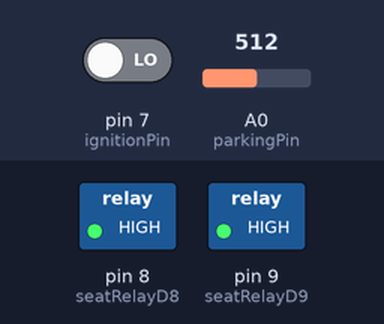
Simulated run of this sketch. Board: Arduino Uno, built with avr-gcc and run on an emulated ATmega328P. Parts: switched loads named in the sketch (green lamp = pin HIGH). The test bench sets the inputs (shaded band); at power-on: pin 7 (ignitionPin) LOW, A0 (parkingPin) = 512. EEPROM starts erased.

Above: at 1.2 s.
1.3 s: pin 7 (ignitionPin) driven HIGH
At 2.4 s:
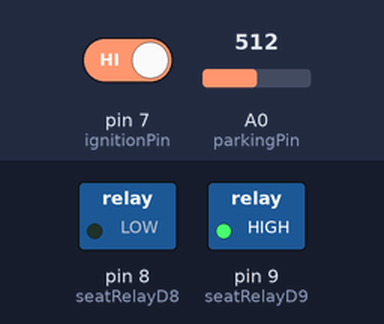
2.8 s: A0 (parkingPin) set to 933
4.3 s: A0 (parkingPin) set to 958
At 4.7 s:
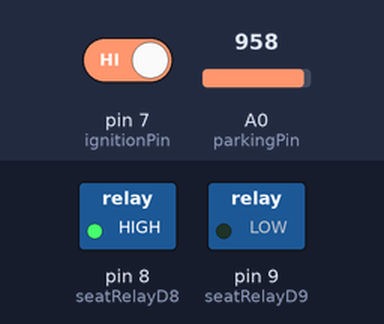
5.8 s: A0 (parkingPin) set to 940
At 7.0 s:
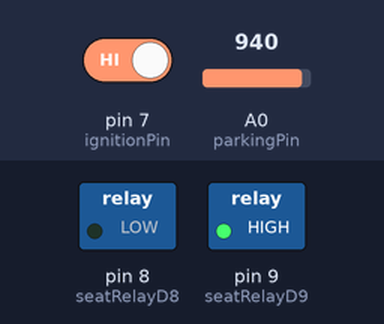
7.3 s: A0 (parkingPin) set to 960
At 8.1 s:
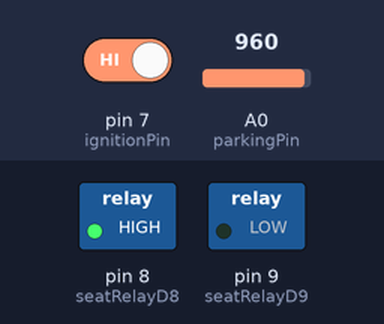
Timing chart, 0 to 12.1 s (numbered marks = the images above; inputs shaded):
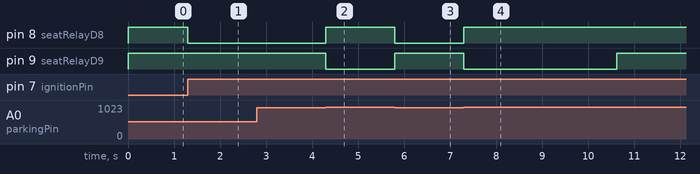

The sketch:

Auto_Seat.ino
```cpp
//
// last modify  2026-02-20
// Priority: ignition status -> parking status -> seat position
//
#include <EEPROM.h>

#define seatRelayD8 8   // HIGH = OFF, LOW = ON (상승 릴레이)
#define seatRelayD9 9   // HIGH = OFF, LOW = ON (하강 릴레이)
#define parkingPin A0   // 기어 PARKING 전압값 (RAW, 0~1023)
#define ignitionPin 7   // HIGH = IG1 ON, LOW = IG1 OFF

boolean ignitionState = LOW;
boolean parkingState = LOW;

float currentPos = 0.0;
float marginTime = 500.0;

unsigned long lastTime = 0;

void setup() {
  pinMode(parkingPin, INPUT);
  pinMode(ignitionPin, INPUT);

  pinMode(seatRelayD8, OUTPUT);
  pinMode(seatRelayD9, OUTPUT);

  seat(0);

  if (EEPROM.read(102) == 1) {
    currentPos = 5500.0;
    marginTime = 500.0;
  } else {
    currentPos = 0.0;
    marginTime = 500.0;
  }

  lastTime = millis();
}

void loop() {
  measurement();

  unsigned long currentTime = millis();
  unsigned long deltaTime = currentTime - lastTime;
  lastTime = currentTime;

  bool wantUp = (ignitionState == HIGH && parkingState == LOW);

  if (wantUp) {
    if (currentPos < 5500.0) {
      seat(1);
      currentPos += deltaTime;

      if (currentPos >= 5500.0) {
        currentPos = 5500.0;
        marginTime = 0.0;
      }
    } else {
      if (marginTime < 500.0) {
        seat(1);
        marginTime += deltaTime;
      } else {
        marginTime = 500.0;
        seat(0);
        EEPROM.update(102, 1);
      }
    }
  } else {
    if (currentPos > 0.0) {
      seat(-1);
      currentPos -= deltaTime * 1.1;

      if (currentPos <= 0.0) {
        currentPos = 0.0;
        marginTime = 0.0;
      }
    } else {
      if (marginTime < 500.0) {
        seat(-1);
        marginTime += deltaTime;
      } else {
        marginTime = 500.0;
        seat(0);
        EEPROM.update(102, 0);
      }
    }
  }
}

void setRelay(int relayPin, boolean state) {
  digitalWrite(relayPin, state ? LOW : HIGH);
}

void seat(int action) {
  if (action == 1) { // 상승
    setRelay(seatRelayD8, 1);
    setRelay(seatRelayD9, 0);
  } else if (action == -1) { // 하강
    setRelay(seatRelayD8, 0);
    setRelay(seatRelayD9, 1);
  } else { // 정지
    setRelay(seatRelayD8, 0);
    setRelay(seatRelayD9, 0);
  }
}

void measurement() {
  ignitionState = digitalRead(ignitionPin);
  parkingState = analogRead(parkingPin) >= 950 ? HIGH : LOW;
}
```

Measured:
- the behaviour switches between 949 and 950 on A0 (parkingPin) (found by bisection; images 1 and 2)
- after the input at 1.3 s, pin 8 (seatRelayD8): HIGH → LOW at once
- after the input at 2.8 s, every drawn part: stays the same
- after the input at 4.3 s, pin 8 (seatRelayD8): LOW → HIGH after 0.00 s instead of 1.4 s; pin 9 (seatRelayD9): HIGH → LOW at once
- after the input at 5.8 s, pin 8 (seatRelayD8): HIGH → LOW at once; pin 9 (seatRelayD9): LOW → HIGH at once
- after the input at 7.3 s, pin 8 (seatRelayD8): LOW → HIGH after 0.00 s instead of 3.0 s; pin 9 (seatRelayD9): HIGH → LOW at once, → HIGH 3.3 s later
